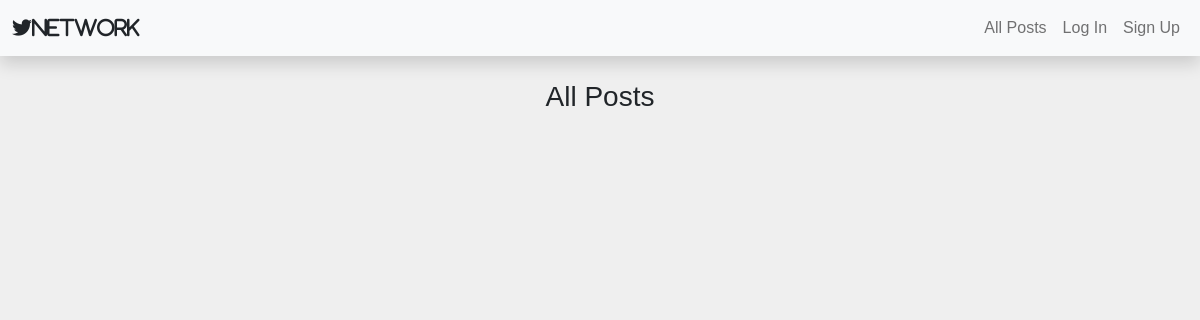
/, run on an earlier commit of the app's database.
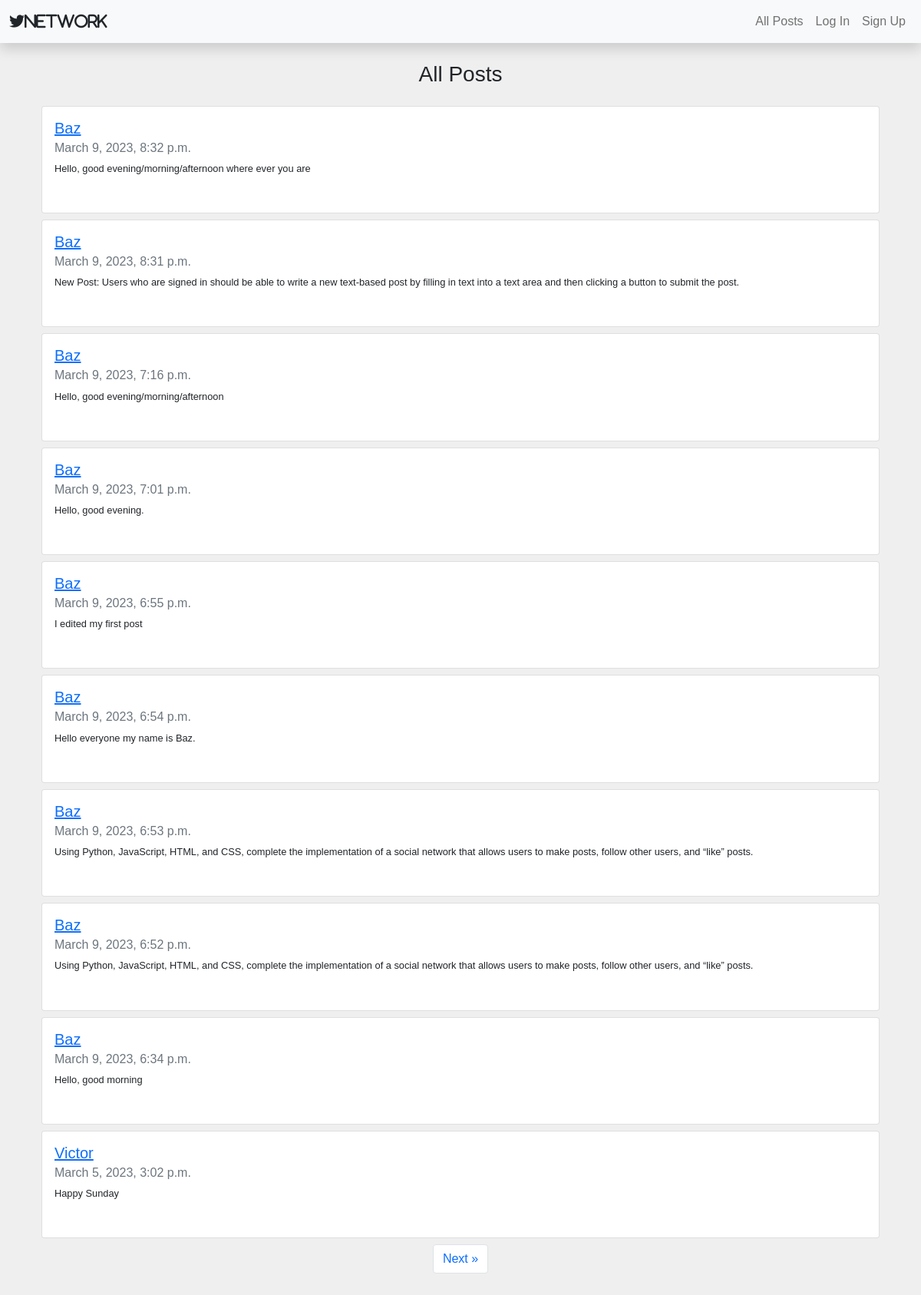
And on a later commit of the database.
### network/models.py (models this page shows, shortened)
class Post(models.Model):
    poster = models.ForeignKey(User, on_delete=models.CASCADE, related_name="userPoster")
    post = models.CharField(max_length=100)
    date = models.DateTimeField(auto_now_add=True)
    likers = models.ManyToManyField(User, related_name="postliked")

class User(AbstractUser):
    pass

### network/views.py (the view)
# urls.py: path("", views.index, name="index"),
def index(request):
    all_posts = Post.objects.all().order_by("-date")
    paginator = Paginator(all_posts, 10)
    page_num = request.GET.get("page")
    page_posts = paginator.get_page(page_num)
    return render(request, "network/index.html", {
        "page_posts": page_posts,
    })

### network/templates/network/index.html (shortened to what this page needs)
{% extends "network/layout.html" %}
{% load static %}
{% block body %}
    <div class=" text-center my-4" >
        <h3 id="post-name">All Posts</h3>
    </div>
    <div class="container fs-7" id="all-posts">
        {% for post in page_posts %}
            <div class="card mb-2">
                <div class="card-body mb-3">
                    <a href="{% url 'profile' profile_id=post.poster.id %}">
                        <h5 class="card-title">{{ post.poster.username }}</h5>
                    </a>
                    <h6 class="card-subtitle mb-2 text-muted">{{ post.date }}</h6>
                    <p class="card-text" id="post{{ post.id }}">{{ post.post }}</p>
                </div>
            </div>
        {% endfor %}
    </div>
    <nav class="d-flex justify-content-center" aria-label="Page navigation example">
        <ul id="paginator" class="pagination text-center pb-5">
            {% if page_posts.has_next %}
                <li class="page-item">
                    <a class="page-link" href="?page={{ page_posts.next_page_number }}" aria-label="Next">
                        Next <span aria-hidden="true">&raquo;</span>
                    </a>
                </li>
            {% endif %}
        </ul>
      </nav>
{% endblock %}

### network/templates/network/layout.html (shortened to what this page needs)
{% load static %}
<!DOCTYPE html>
<html lang="en">
<head>
    <link rel="stylesheet" href="https://cdnjs.cloudflare.com/ajax/libs/font-awesome/6.3.0/css/all.min.css" />
    <link href="https://cdn.jsdelivr.net/npm/bootstrap@5.1.3/dist/css/bootstrap.min.css" rel="stylesheet">
    <link href="{% static 'network/styles.css' %}" rel="stylesheet">
</head>
<body>
    <nav class="navbar navbar-expand-sm navbar-light bg-light fixed-top shadow">
        <div class="container-fluid">
            <a class="navbar-brand" href="{% url 'index' %}">
                <i class="fa-brands fa-twitter text-dark">Network</i>
            </a>
            <div class="collapse navbar-collapse" id="navbarNavDropdown">
                <ul class="navbar-nav ms-auto">
                    <li class="nav-item">
                        <a class="nav-link" href="{% url 'index' %}" id="all-post">All Posts</a>
                    </li>
                    {% if user.is_authenticated %}
                        <li class="nav-item">
                            <a class="nav-link" href="{% url 'following' %}" id="following">Following</a>
                        </li>
                        <li class="nav-item">
                            <a class="nav-link" href="{% url 'logout' %}">Log Out</a>
                        </li>
                    {% else %}
                        <li class="nav-item">
                            <a class="nav-link" href="{% url 'login' %}">Log In</a>
                        </li>
                        <li class="nav-item">
                            <a class="nav-link" href="{% url 'register' %}">Sign Up</a>
                        </li>
                    {% endif %}
                </ul>
            </div>
        </div>
      </nav>
    <div class="container" style="padding-top: 56px;">
        {% block body %}
        {% endblock %}
    </div>
</body>
</html>

### network/static/network/styles.css (style rules this page uses)
* { margin: 0; padding: 0; font-family: sans-serif; }
body { background: #efefef; }
a { cursor: pointer; }
.fs-7 { font-size: 0.8rem; }

What changed in the data, as far as the page shows it:
added Post: poster.username "Baz", date "March 9, 2023, 8:32 p.m.", post "Hello, good evening/morning/afternoon where ever you are"
added Post: poster.username "Baz", date "March 9, 2023, 8:31 p.m.", post "New Post: Users who are signed in should be able to write a new text-based post by filling in text into a text area and then clicking a button to submit the post."
added Post: poster.username "Baz", date "March 9, 2023, 7:16 p.m.", post "Hello, good evening/morning/afternoon"
added Post: poster.username "Baz", date "March 9, 2023, 7:01 p.m.", post "Hello, good evening."
added Post: poster.username "Baz", date "March 9, 2023, 6:55 p.m.", post "I edited my first post"
added Post: poster.username "Baz", date "March 9, 2023, 6:54 p.m.", post "Hello everyone my name is Baz."
added Post: poster.username "Baz", date "March 9, 2023, 6:53 p.m.", post "Using Python, JavaScript, HTML, and CSS, complete the implementation of a social network that allows users to make posts, follow other users, and “like” posts."
added Post: poster.username "Baz", date "March 9, 2023, 6:52 p.m.", post "Using Python, JavaScript, HTML, and CSS, complete the implementation of a social network that allows users to make posts, follow other users, and “like” posts."
added Post: poster.username "Baz", date "March 9, 2023, 6:34 p.m.", post "Hello, good morning"
added Post: poster.username "Victor", date "March 5, 2023, 3:02 p.m.", post "Happy Sunday"
Also different on the page:
text now shown: "Next »"
